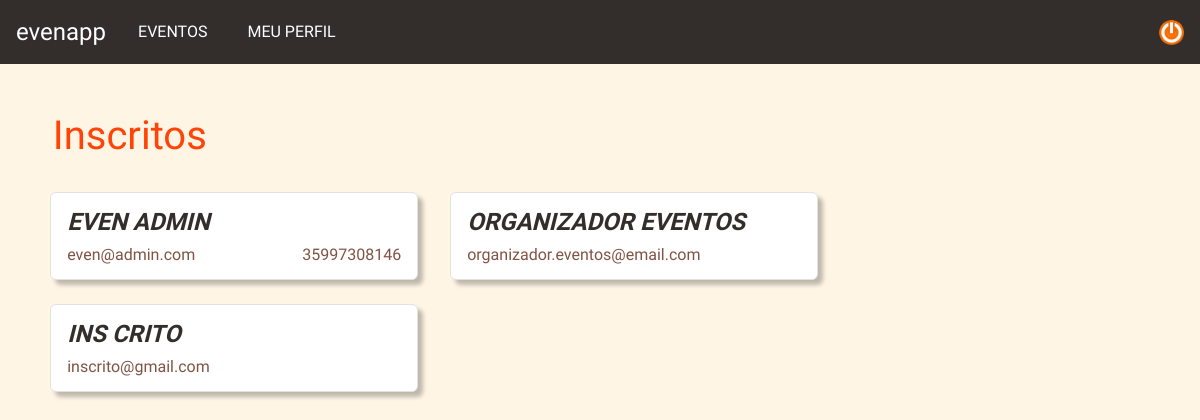
Before: /subscribers with the older database file.
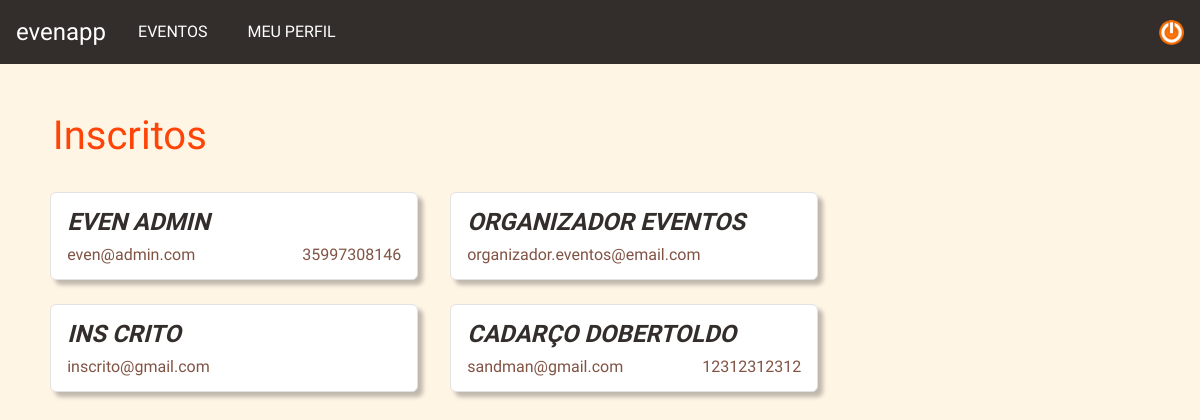
After: the same page with the newer database file.
### evenapp/models.py (models this page shows, shortened)
class Usuario(AbstractBaseUser, PermissionsMixin):
    TIPO_USUARIO_CHOICES = [
        ('admin', 'Administrador'),
        ('criador', 'Criador de Evento'),
        ('normal', 'Usuário Normal'),
    ]
    email = models.EmailField(unique=True)
    first_name = models.CharField(max_length=30, blank=True)
    last_name = models.CharField(max_length=30, blank=True)
    telefone = models.CharField(max_length=20, blank=True)
    tipo = models.CharField(max_length=10, choices=TIPO_USUARIO_CHOICES, default='normal')
    is_active = models.BooleanField(default=True)
    is_staff = models.BooleanField(default=False)  # necessário para acessar o admin
    date_joined = models.DateTimeField(default=timezone.now)
    objects = UsuarioManager()
    USERNAME_FIELD = 'email'
    REQUIRED_FIELDS = ['first_name', 'last_name', 'telefone']

### evenapp/views.py (the view)
# urls.py: path('subscribers', views.subscribers, name='subscribers'),
def subscribers(request):
    subscribers = Usuario.objects.all()
    return render(request, 'events/subscribers.html', {'subscribers': subscribers})

### evenapp/templates/events/subscribers.html
{% extends "base.html" %}
{% load static %}
{% block extra_css %}
<link rel="stylesheet" href="{% static 'css/subscribers.css' %}">
{% endblock %}
{% block content %}
<div class="content">
    <h1 class="title pt-5">Inscritos</h1>
    <div class="subscribers">
        {% for subscriber in subscribers %}
        {% include 'users/subscriber.html' %}
        {% empty %}
        <h3 style="font-family: 'Roboto';">Nenhum evento disponível.</h3>
        {% endfor %}
    </div>
</div>
{% endblock %}

### evenapp/templates/base.html (shortened to what this page needs)
{% load static %}
<!DOCTYPE html>
<html lang="pt-br">
<head>
    <link href="https://cdn.jsdelivr.net/npm/bootstrap@5.3.3/dist/css/bootstrap.min.css" rel="stylesheet">
    <link rel="stylesheet" href="{% static 'css/style.css' %}">
    {% block extra_css %}{% endblock %}
</head>
<body>
    {% include 'partials/navbar.html' %}
    <div class="container-fluid">
        {% block content %}{% endblock %}
    </div>
</body>
</html>

### evenapp/templates/partials/navbar.html (shortened to what this page needs)
{% load static %}
{% block extra_css %}
<link rel="stylesheet" href="{% static 'css/navbar.css' %}">
{% endblock %}
{% block content %}
<nav class="even-navbar navbar navbar-expand-lg">
    <div class="container-fluid">
        <a class="logo ms-3" href="{% url 'home' %}">evenapp</a>
        <div class="collapse navbar-collapse" id="navbarNav">
            <ul class="navbar-nav">
                <li class="nav-item">
                    <a class="nav-link ms-4" href="{% url 'home' %}">EVENTOS</a>
                </li>
                <li class="nav-item">
                    <a class="nav-link ms-4" href="{% url 'editUser' %}">MEU PERFIL</a>
                </li>
            </ul>
        </div>
        <div class="ms-auto me-3">
            <a href="{% url 'logout' %}" >
                <img src="{% static 'img/logout.png' %}" alt="Sair" width="25" height="25">
            </a>
        </div>
    </div>
</nav>
{% endblock %}

### evenapp/templates/users/subscriber.html
{% load static %}
{% load custom_filters %}
{% block extra_css %}
<link rel="stylesheet" href="{% static 'css/subscriber.css' %}">
{% endblock %}
{% block content %}
<div class="card mt-4 mx-3">
    <div class="mx-3">
        <h3 class="subscriber subscriber-title">{{subscriber.first_name}} {{subscriber.last_name}}</h3>
        <div class="mt-2" style="display: flex; justify-content: space-between;">
            <h4 class="subscriber subscriber-details">{{subscriber.email}}</h4>
            <h4 class="subscriber subscriber-details">{{subscriber.telefone}}</h4>
        </div>
    </div>
</div>
{% endblock %}

### evenapp/static/css/style.css (style rules this page uses)
body { font-family: 'Luckiest Guy'; background-color: #FFF5E5; height: 100vh; }
.container-fluid { padding: 0; }

### evenapp/static/css/subscribers.css (style rules this page uses)
.content { display: flex; flex-direction: column; }
.subscribers { width: 94.3%; display: flex; flex-wrap: wrap; margin: 0 auto; }
h1.title { color: #FF4407 !important; margin-left: 3.3rem; }

### evenapp/static/css/navbar.css (style rules this page uses)
.logo, .nav-link { color: white; }
.logo { text-decoration: none; font-size: 1.5rem; }
.nav-link { font-family: 'Roboto Condensed'; }
.even-navbar { background-color: #332E2C; height: 8vh; }

### evenapp/static/css/subscriber.css (style rules this page uses)
div.card { width: 23rem; height: 5.5rem; display: flex; justify-content: center; box-shadow: 5px 5px 4px 0 rgba(0, 0, 0, 0.25); border-color: #E2E2E2; border-width: 1px; }
h3, h4 { font-family: 'Roboto Condensed'; }
.subscriber-title { margin: 0; font-size: 1.5rem; font-style: italic; font-weight: 600; text-transform: uppercase; color: #332E2C; }
.subscriber-details { margin: 0; font-size: 1rem; color: #805344; }

Changed rows visible on the page:
added Usuario: first_name "CADARÇO", last_name "DOBERTOLDO", email "sandman@gmail.com", telefone "12312312312"
